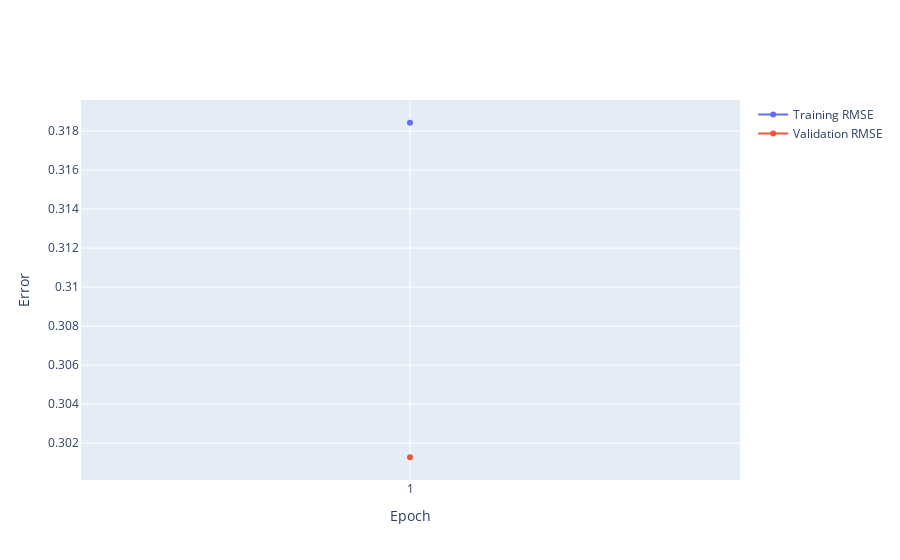
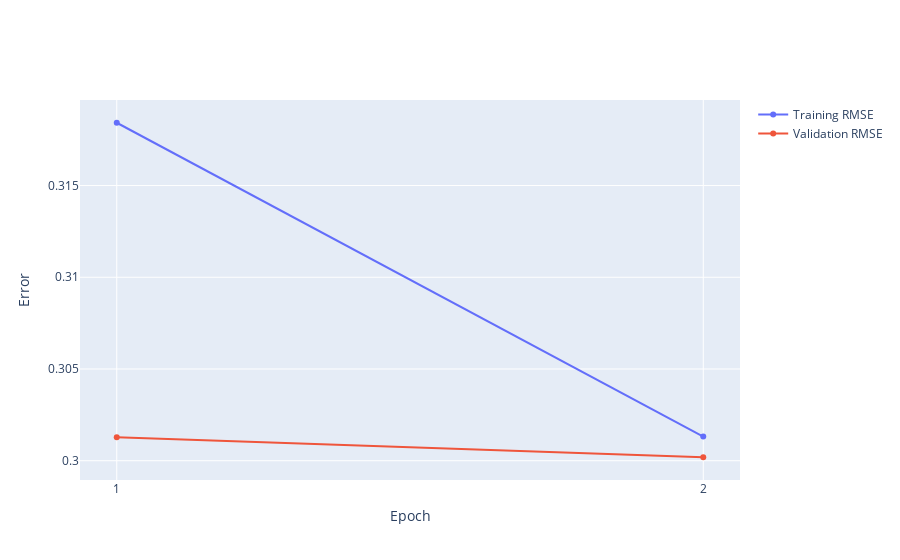
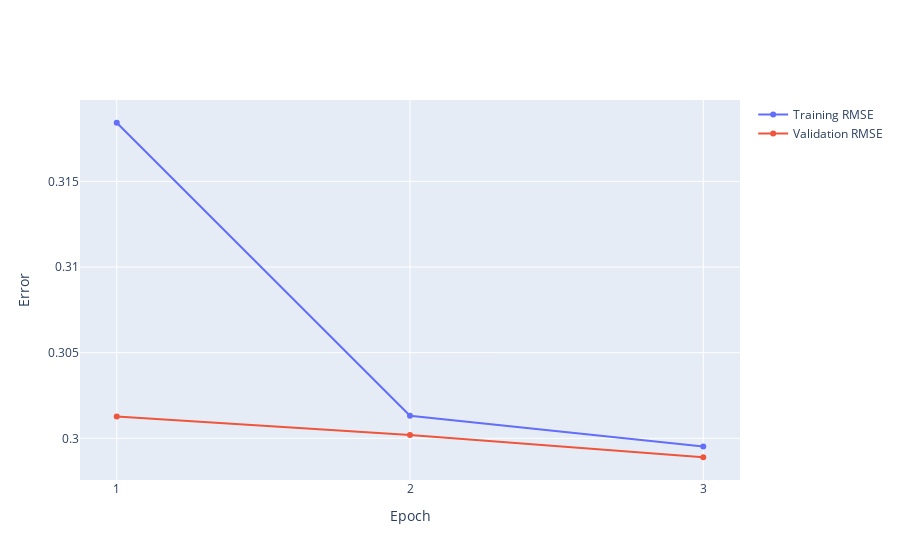
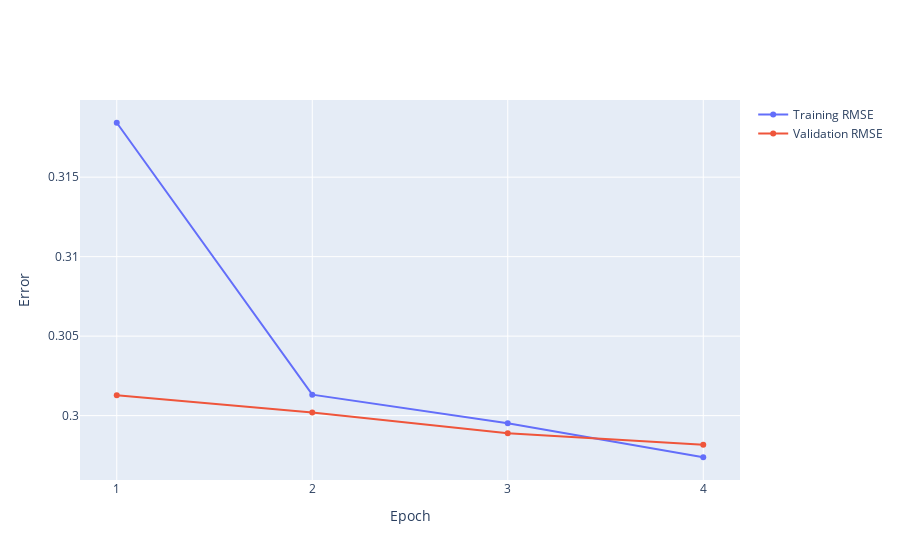

Here is the notebook cell these charts were saved with, in order:
### Markdown cell above
## Training

After around 100 sweeps, I stopped hyperparameter search. Interestingly, the RMSE and F1 score results favor different models (probably because I calculated the maco F1 score). Since my evaluation metric will be F1 score, I decided to go with the F1 score and I manually set the parameter values as follows:

*   Hidden layer size: 128
*   Dropout rate: 0.1
*   Learning rate: 0.0008753100506957126
*   Batch size: 16

I train it for 10 epochs but I expect 10 to be an overkill. After each epoch, the saved model is overwritten only if the new validation RMSE is better than the previous epochs.

Note that I ran this training part multiple times and renamed the saved models, so the testing part uses two different models. You can run the testing part with the model you obtain and save.

### Code cell
model_name = "model1.pt"

model = PassOutcomeModel(hidden_layer_size=128, dropout_rate=0.1)
model.to(device)

optimizer = optim.Adam(model.parameters(), lr=0.0008753100506957126)

batch_size = 16

train_dataloader = torch.utils.data.DataLoader(PassesDataset(dataset=train_dataset, position_tensors_folder=position_tensors_folder), batch_size=batch_size, shuffle=True)
validation_dataloader = torch.utils.data.DataLoader(PassesDataset(dataset=validation_dataset, position_tensors_folder=position_tensors_folder), batch_size=batch_size, shuffle=True)
test_dataloader = torch.utils.data.DataLoader(PassesDataset(dataset=test_dataset, position_tensors_folder=position_tensors_folder), batch_size=batch_size, shuffle=True)

train(model, optimizer, train_dataloader, validation_dataloader, device, epochs=10, 
      save_model=True, model_name=model_name, save_graph=True, graph_name="train_val_losses1.png")

### Figure 1 — Plotly figure (JSON) as saved in the notebook; plotly's stock layout.template omitted (floating-point values rounded to 4 significant figures)
{"data": [{"name": "Training RMSE", "showlegend": true, "type": "scatter", "x": [1], "y": [0.3184]}, {"name": "Validation RMSE", "showlegend": true, "type": "scatter", "x": [1], "y": [0.3013]}], "layout": {"autosize": true, "hovermode": "x", "xaxis": {"autorange": true, "range": [0, 2], "tickmode": "array", "tickvals": [1], "title": {"text": "Epoch"}, "type": "linear"}, "yaxis": {"autorange": true, "range": [0.2999, 0.3198], "title": {"text": "Error"}, "type": "linear"}}}

### Figure 2 — Plotly figure (JSON) as saved in the notebook; plotly's stock layout.template omitted (floating-point values rounded to 4 significant figures)
{"data": [{"name": "Training RMSE", "showlegend": true, "type": "scatter", "x": [1, 2], "y": [0.3184, 0.3013]}, {"name": "Validation RMSE", "showlegend": true, "type": "scatter", "x": [1, 2], "y": [0.3013, 0.3002]}], "layout": {"autosize": true, "hovermode": "x", "xaxis": {"autorange": true, "range": [0.9398, 2.06], "tickmode": "array", "tickvals": [1, 2], "title": {"text": "Epoch"}, "type": "linear"}, "yaxis": {"autorange": true, "range": [0.2987, 0.3199], "title": {"text": "Error"}, "type": "linear"}}}

### Figure 3 — Plotly figure (JSON) as saved in the notebook; plotly's stock layout.template omitted (floating-point values rounded to 4 significant figures)
{"data": [{"name": "Training RMSE", "showlegend": true, "type": "scatter", "x": [1, 2, 3], "y": [0.3184, 0.3013, 0.2995]}, {"name": "Validation RMSE", "showlegend": true, "type": "scatter", "x": [1, 2, 3], "y": [0.3013, 0.3002, 0.2989]}], "layout": {"autosize": true, "hovermode": "x", "xaxis": {"autorange": true, "range": [0.8796, 3.12], "tickmode": "array", "tickvals": [1, 2, 3], "title": {"text": "Epoch"}, "type": "linear"}, "yaxis": {"autorange": true, "range": [0.2973, 0.32], "title": {"text": "Error"}, "type": "linear"}}}

### Figure 4 — Plotly figure (JSON) as saved in the notebook; plotly's stock layout.template omitted (floating-point values rounded to 4 significant figures)
{"data": [{"name": "Training RMSE", "showlegend": true, "type": "scatter", "x": [1, 2, 3, 4], "y": [0.3184, 0.3013, 0.2995, 0.2974]}, {"name": "Validation RMSE", "showlegend": true, "type": "scatter", "x": [1, 2, 3, 4], "y": [0.3013, 0.3002, 0.2989, 0.2982]}], "layout": {"autosize": true, "hovermode": "x", "xaxis": {"autorange": true, "range": [0.8194, 4.181], "tickmode": "array", "tickvals": [1, 2, 3, 4], "title": {"text": "Epoch"}, "type": "linear"}, "yaxis": {"autorange": true, "range": [0.2956, 0.3202], "title": {"text": "Error"}, "type": "linear"}}}
